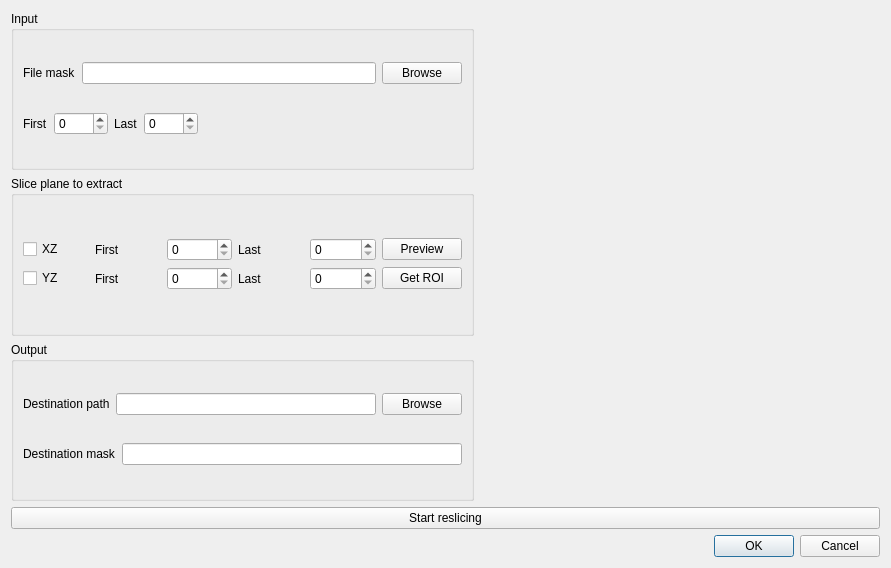
<?xml version="1.0" encoding="UTF-8"?>
<ui version="4.0">
 <class>ReslicerDialog</class>
 <widget class="QDialog" name="ReslicerDialog">
  <property name="geometry">
   <rect>
    <x>0</x>
    <y>0</y>
    <width>891</width>
    <height>568</height>
   </rect>
  </property>
  <property name="windowTitle">
   <string>Reslicer dialog</string>
  </property>
  <layout class="QVBoxLayout" name="verticalLayout_4">
   <item>
    <layout class="QHBoxLayout" name="horizontalLayout_6">
     <item>
      <layout class="QVBoxLayout" name="verticalLayout_2">
       <item>
        <widget class="QGroupBox" name="groupBox">
         <property name="sizePolicy">
          <sizepolicy hsizetype="Preferred" vsizetype="Minimum">
           <horstretch>0</horstretch>
           <verstretch>0</verstretch>
          </sizepolicy>
         </property>
         <property name="title">
          <string>Input</string>
         </property>
         <layout class="QGridLayout" name="gridLayout_2">
          <item row="1" column="0">
           <layout class="QHBoxLayout" name="horizontalLayout">
            <item>
             <widget class="QLabel" name="label_2">
              <property name="text">
               <string>First</string>
              </property>
             </widget>
            </item>
            <item>
             <widget class="QSpinBox" name="spinBox_firstslice">
              <property name="maximum">
               <number>9999</number>
              </property>
             </widget>
            </item>
            <item>
             <widget class="QLabel" name="label_3">
              <property name="text">
               <string>Last</string>
              </property>
             </widget>
            </item>
            <item>
             <widget class="QSpinBox" name="spinBox_lastslice">
              <property name="maximum">
               <number>9999</number>
              </property>
             </widget>
            </item>
            <item>
             <spacer name="horizontalSpacer">
              <property name="orientation">
               <enum>Qt::Horizontal</enum>
              </property>
              <property name="sizeHint" stdset="0">
               <size>
                <width>40</width>
                <height>20</height>
               </size>
              </property>
             </spacer>
            </item>
           </layout>
          </item>
          <item row="0" column="0">
           <layout class="QGridLayout" name="gridLayout">
            <item row="0" column="0">
             <widget class="QLabel" name="label">
              <property name="text">
               <string>File mask</string>
              </property>
             </widget>
            </item>
            <item row="0" column="2">
             <widget class="QPushButton" name="pushButton_browsein">
              <property name="text">
               <string>Browse</string>
              </property>
             </widget>
            </item>
            <item row="0" column="1">
             <widget class="QLineEdit" name="lineEdit_infilemask"/>
            </item>
           </layout>
          </item>
         </layout>
        </widget>
       </item>
       <item>
        <widget class="QGroupBox" name="groupBox_3">
         <property name="title">
          <string>Slice plane to extract</string>
         </property>
         <layout class="QGridLayout" name="gridLayout_4">
          <item row="2" column="0">
           <layout class="QGridLayout" name="gridLayout_3">
            <item row="0" column="0">
             <widget class="QCheckBox" name="checkBox_XZ">
              <property name="text">
               <string>XZ</string>
              </property>
             </widget>
            </item>
            <item row="0" column="2">
             <widget class="QSpinBox" name="spinBox_firstXZ">
              <property name="maximum">
               <number>9999</number>
              </property>
             </widget>
            </item>
            <item row="1" column="1">
             <widget class="QLabel" name="label_5">
              <property name="text">
               <string>First</string>
              </property>
             </widget>
            </item>
            <item row="0" column="1">
             <widget class="QLabel" name="label_4">
              <property name="text">
               <string>First</string>
              </property>
             </widget>
            </item>
            <item row="0" column="3">
             <widget class="QLabel" name="label_6">
              <property name="text">
               <string>Last</string>
              </property>
             </widget>
            </item>
            <item row="1" column="3">
             <widget class="QLabel" name="label_7">
              <property name="text">
               <string>Last</string>
              </property>
             </widget>
            </item>
            <item row="1" column="0">
             <widget class="QCheckBox" name="checkBox_YZ">
              <property name="text">
               <string>YZ</string>
              </property>
             </widget>
            </item>
            <item row="0" column="4">
             <widget class="QSpinBox" name="spinBox_lastXZ">
              <property name="maximum">
               <number>9999</number>
              </property>
             </widget>
            </item>
            <item row="1" column="2">
             <widget class="QSpinBox" name="spinBox_firstYZ">
              <property name="maximum">
               <number>9999</number>
              </property>
             </widget>
            </item>
            <item row="1" column="5">
             <widget class="QPushButton" name="pushButton_getROI">
              <property name="text">
               <string>Get ROI</string>
              </property>
             </widget>
            </item>
            <item row="1" column="4">
             <widget class="QSpinBox" name="spinBox_lastYZ">
              <property name="maximum">
               <number>9999</number>
              </property>
             </widget>
            </item>
            <item row="0" column="5">
             <widget class="QPushButton" name="pushButton_preview">
              <property name="text">
               <string>Preview</string>
              </property>
             </widget>
            </item>
           </layout>
          </item>
         </layout>
        </widget>
       </item>
       <item>
        <widget class="QGroupBox" name="groupBox_2">
         <property name="title">
          <string>Output</string>
         </property>
         <layout class="QHBoxLayout" name="horizontalLayout_3">
          <item>
           <layout class="QVBoxLayout" name="verticalLayout_3">
            <item>
             <layout class="QHBoxLayout" name="horizontalLayout_2">
              <item>
               <widget class="QLabel" name="label_8">
                <property name="text">
                 <string>Destination path</string>
                </property>
               </widget>
              </item>
              <item>
               <widget class="QLineEdit" name="lineEdit_PathOut"/>
              </item>
              <item>
               <widget class="QPushButton" name="pushButton_browsout">
                <property name="text">
                 <string>Browse</string>
                </property>
               </widget>
              </item>
             </layout>
            </item>
            <item>
             <layout class="QHBoxLayout" name="horizontalLayout_5">
              <item>
               <widget class="QLabel" name="label_9">
                <property name="text">
                 <string>Destination mask</string>
                </property>
               </widget>
              </item>
              <item>
               <widget class="QLineEdit" name="lineEdit_MaskOut"/>
              </item>
             </layout>
            </item>
           </layout>
          </item>
         </layout>
        </widget>
       </item>
      </layout>
     </item>
     <item>
      <widget class="QtAddons::ImageViewerWidget" name="viewer_slice" native="true">
       <property name="minimumSize">
        <size>
         <width>400</width>
         <height>0</height>
        </size>
       </property>
      </widget>
     </item>
    </layout>
   </item>
   <item>
    <widget class="QPushButton" name="pushButton_startreslice">
     <property name="text">
      <string>Start reslicing</string>
     </property>
    </widget>
   </item>
   <item>
    <widget class="QDialogButtonBox" name="buttonBox">
     <property name="orientation">
      <enum>Qt::Horizontal</enum>
     </property>
     <property name="standardButtons">
      <set>QDialogButtonBox::Cancel|QDialogButtonBox::Ok</set>
     </property>
    </widget>
   </item>
  </layout>
 </widget>
 <customwidgets>
  <customwidget>
   <class>QtAddons::ImageViewerWidget</class>
   <extends>QWidget</extends>
   <header location="global">imageviewerwidget.h</header>
   <container>1</container>
  </customwidget>
 </customwidgets>
 <resources/>
 <connections>
  <connection>
   <sender>buttonBox</sender>
   <signal>accepted()</signal>
   <receiver>ReslicerDialog</receiver>
   <slot>accept()</slot>
   <hints>
    <hint type="sourcelabel">
     <x>248</x>
     <y>254</y>
    </hint>
    <hint type="destinationlabel">
     <x>157</x>
     <y>274</y>
    </hint>
   </hints>
  </connection>
  <connection>
   <sender>buttonBox</sender>
   <signal>rejected()</signal>
   <receiver>ReslicerDialog</receiver>
   <slot>reject()</slot>
   <hints>
    <hint type="sourcelabel">
     <x>316</x>
     <y>260</y>
    </hint>
    <hint type="destinationlabel">
     <x>286</x>
     <y>274</y>
    </hint>
   </hints>
  </connection>
 </connections>
</ui>
